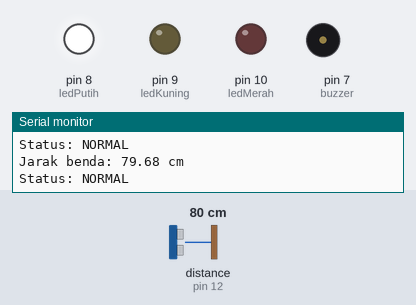
A sketch run on a simulated Arduino Uno, built with avr-gcc and run on an emulated ATmega328P. Parts: output pins drawn as LEDs (lit = HIGH), buzzer (waves = sounding), the last lines printed to the serial monitor. Wiring (inferred from the names in the program): ultrasonic range finder: trigger pin 11; echo pin 12. The test bench sets the inputs (shaded band); at power-on: distance to the obstacle (sensor on pin 12) 80 cm. The echo pulse lasts 58.3 µs per cm; pins used as bus, display or sensor lines are not drawn.

Above: at 1.2 s.
1.3 s: distance to the obstacle (sensor on pin 12) set to 23 cm
2.8 s: distance to the obstacle (sensor on pin 12) set to 18 cm
At 3.3 s:
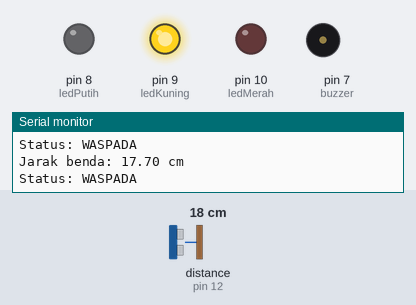
4.3 s: distance to the obstacle (sensor on pin 12) set to 2 cm
At 5.5 s:
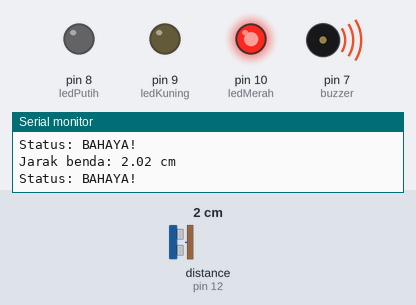
5.8 s: distance to the obstacle (sensor on pin 12) set to 35 cm
At 6.4 s:
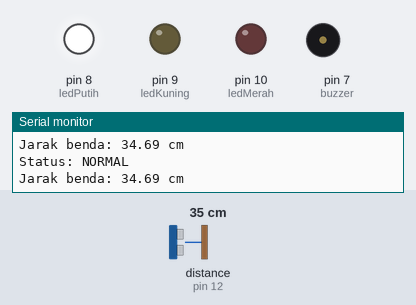
7.3 s: distance to the obstacle (sensor on pin 12) set to 4 cm
At 7.8 s:
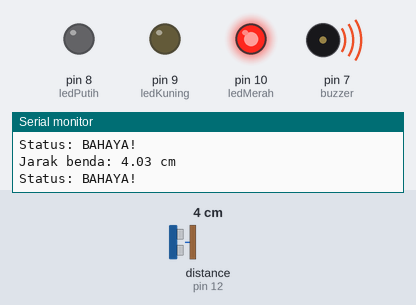
Timing chart, 0 to 9.8 s (numbered marks = the images above; inputs shaded):
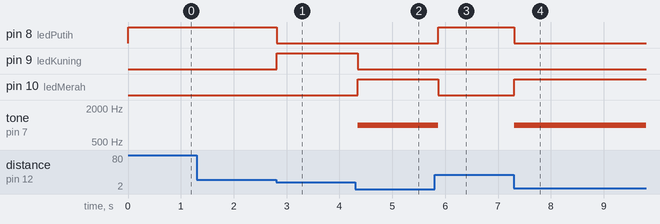

Measured:
- the behaviour switches between 21 and 20 cm on distance to the obstacle (sensor on pin 12) (found by bisection; images 0 and 1)
- after the input at 2.8 s, pin 8 (ledPutih): HIGH → LOW at once; pin 9 (ledKuning): LOW → HIGH at once
- after the input at 4.3 s, pin 9 (ledKuning): HIGH → LOW after 0.05 s; pin 10 (ledMerah): LOW → HIGH after 0.05 s; tone on pin 7 (buzzer): silent → 1000 Hz after 0.05 s
- after the input at 5.8 s, pin 8 (ledPutih): LOW → HIGH after 0.07 s; pin 10 (ledMerah): HIGH → LOW after 0.07 s; tone on pin 7 (buzzer): 1000 Hz → silent after 0.07 s
- after the input at 7.3 s, pin 8 (ledPutih): HIGH → LOW at once; pin 10 (ledMerah): LOW → HIGH at once; tone on pin 7 (buzzer): silent → 1000 Hz at once

The sketch:

deteksi_benda.ino
```cpp
// ============================================
// SISTEM DETEKSI BENDA
// Arduino + HC-SR04 + 3 LED + Buzzer
// ============================================

// Pin LED
const int ledPutih = 8;
const int ledKuning = 9;
const int ledMerah = 10;

// Pin sensor ultrasonik HC-SR04
const int trigPin = 11;
const int echoPin = 12;

// Pin buzzer
const int buzzer = 7;

// Batas jarak (cm)
const int jarakWaspada = 20;
const int jarakBahaya = 10;

void setup() {
    pinMode(ledPutih, OUTPUT);
    pinMode(ledKuning, OUTPUT);
    pinMode(ledMerah, OUTPUT);

    pinMode(trigPin, OUTPUT);
    pinMode(echoPin, INPUT);

    pinMode(buzzer, OUTPUT);

    digitalWrite(ledPutih, LOW);
    digitalWrite(ledKuning, LOW);
    digitalWrite(ledMerah, LOW);

    noTone(buzzer);

    Serial.begin(9600);
}

void loop() {
    // Membaca sensor ultrasonik
    digitalWrite(trigPin, LOW);
    delayMicroseconds(2);

    digitalWrite(trigPin, HIGH);
    delayMicroseconds(10);
    digitalWrite(trigPin, LOW);

    unsigned long durasi = pulseIn(echoPin, HIGH, 30000);

    // Jika sensor gagal membaca
    if (durasi == 0) {
        Serial.println("Sensor gagal membaca jarak");

        digitalWrite(ledPutih, LOW);
        digitalWrite(ledKuning, LOW);
        digitalWrite(ledMerah, LOW);

        noTone(buzzer);
    } else {
        // Menghitung jarak dalam centimeter
        float jarak = durasi * 0.0343 / 2;

        Serial.print("Jarak benda: ");
        Serial.print(jarak);
        Serial.println(" cm");

        // Kondisi 1: Benda jauh (> 20 cm)
        // LED putih menyala
        if (jarak > jarakWaspada) {
            digitalWrite(ledPutih, HIGH);
            digitalWrite(ledKuning, LOW);
            digitalWrite(ledMerah, LOW);

            noTone(buzzer);

            Serial.println("Status: NORMAL");
        }

        // Kondisi 2: Benda mulai mendekat (> 10-20 cm)
        // LED kuning menyala
        else if (jarak > jarakBahaya) {
            digitalWrite(ledPutih, LOW);
            digitalWrite(ledKuning, HIGH);
            digitalWrite(ledMerah, LOW);

            noTone(buzzer);

            Serial.println("Status: WASPADA");
        }

        // Kondisi 3: Benda sangat dekat (<= 10 cm)
        // LED merah dan buzzer aktif
        else {
            digitalWrite(ledPutih, LOW);
            digitalWrite(ledKuning, LOW);
            digitalWrite(ledMerah, HIGH);

            tone(buzzer, 1000);

            Serial.println("Status: BAHAYA!");
        }
    }

    delay(100);
}
```
